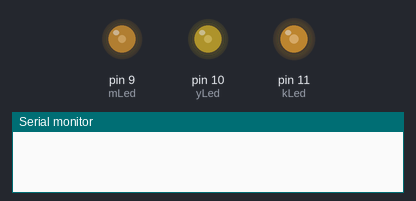
This sketch was run on a simulated Arduino Uno, built with avr-gcc and run on an emulated ATmega328P. Parts: output pins drawn as LEDs (lit = HIGH), the last lines printed to the serial monitor. Random numbers use the default seed unless the sketch sets one.

Above: at 1.3 s.
At 4.0 s:
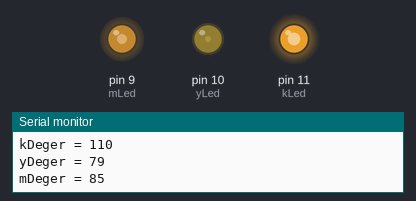
At 9.4 s:
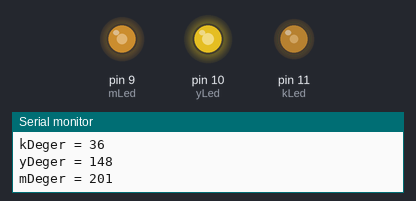
At 14.8 s:
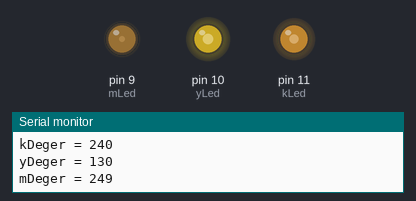
At 20.2 s:
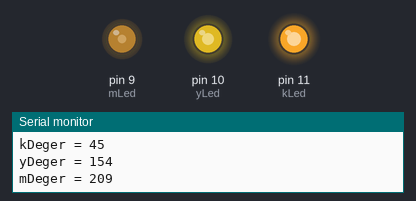
At 39.1 s:
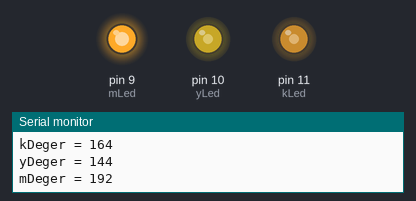
Timing chart, 0 to 40.0 s (numbered marks = the images above):
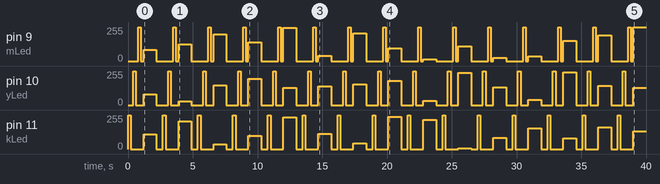

Measured:
- by itself, pin 9 (mLed): 0/255 → 255/255 at 0.80 s, → 0/255 0.20 s later, → 85/255 0.20 s later, → 0/255 1.0 s later, … (59 changes in this stretch)
- by itself, pin 10 (yLed): 0/255 → 255/255 at 0.40 s, → 0/255 0.20 s later, → 79/255 0.60 s later, → 0/255 1.0 s later, … (59 changes in this stretch)
- by itself, pin 11 (kLed): 0/255 → 255/255 at 0.00 s, → 0/255 0.20 s later, → 110/255 1.0 s later, → 0/255 1.0 s later, … (59 changes in this stretch)

The sketch:

8-rgbLedRnd.ino
```cpp
byte kLed = 11;  // Kırmızı renk
byte yLed = 10;  // Yeşil renk
byte mLed = 9;   // Mavi renk

int kDeger, mDeger, yDeger;

void setup() {
  pinMode(kLed, OUTPUT);
  pinMode(yLed, OUTPUT);
  pinMode(mLed, OUTPUT);

  Serial.begin(9600);
  randomSeed(254);
}

void loop() {
  digitalWrite(11, HIGH);
  delay(200); // kırmızı Ledi yak
  digitalWrite(11, LOW);
  delay(200); // kırmızı Ledi Söndür

  digitalWrite(10, HIGH);
  delay(200); // yeşil Ledi yak
  digitalWrite(10, LOW);
  delay(200); // yeşil Ledi Söndür

  digitalWrite(9, HIGH);
  delay(200); // mavi Ledi yak
  digitalWrite(9, LOW);
  delay(200); // mavi Ledi Söndür

  kDeger=random(1,254);
  yDeger=random(1,254);
  mDeger=random(1,254);
  analogWrite(kLed, kDeger);
  analogWrite(yLed, yDeger);
  analogWrite(mLed, mDeger);
  delay(1000); // Ledleri Karışık Yak
  digitalWrite(11, LOW);
  digitalWrite(10, LOW);
  digitalWrite(9, LOW);
  Serial.print("kDeger = ");
  Serial.println(kDeger);
  Serial.print("yDeger = ");
  Serial.println(yDeger);
  Serial.print("mDeger = ");
  Serial.println(mDeger);
  delay(500); // yeşil Ledi Söndür

}
```
